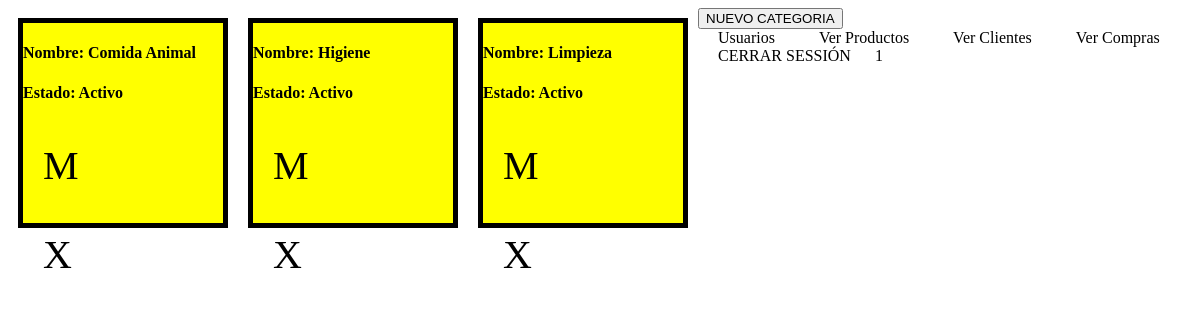
The page /admin/generos.php (signed in) on the database its author committed.
### tables this page shows
create table if not exists categoria(
	id_categoria int auto_increment primary key,
    nombre_generos varchar(50),
    is_active boolean not null
);

### includes/tabla_genero.php (the view)
<div class="usuario">
    <h4>Nombre: <?= $fila["nombre_generos"]?></h4>
    <h4>Estado: <?php if($fila["is_active"]==0){
        echo "NO activo";
    }else{
        echo "Activo";
    }
    ?></h4>
    <p class="x">
        <a href="modificarGeneros.php?id=<?= $fila["id_categoria"]?>&nombre=<?= $fila["nombre_generos"]?>">
        M
        </a>
    </p>
    <p class="x genero">
        <a  class="eliminar" href="#" onclick="validarRemove(id=<?= $fila['id_categoria']?>,0,<?= $fila['is_active']?>)">
        X
        </a>
    </p>
</div>

### admin/generos.php (shortened to what this page needs)
<!DOCTYPE html>
<html lang="en">
<head>
    <link rel="stylesheet" href="../css/stylos_generos.css">
</head>
<body>
    <?php
        require("db_conect.php");
        $sql = "select * from categoria";
        $result = $con->query($sql);
        if($result->num_rows > 0){
            while($fila = $result->fetch_assoc()){
                include("../includes/tabla_genero.php");
            }
        }else{
        }
        ?>
    <form action="modificarGeneros.php?id=-1&nombre= " method="post">
        <input type="submit" value="NUEVO CATEGORIA">
    </form>
    <?php
        if($_SESSION["is_admin"]){
            echo '<a href="usuarios.php">Usuarios</a>';
        }
    ?>
    <a href="productos.php">Ver Productos</a>
    <a href="clientes.php">Ver Clientes</a>
    <a href="compras.php">Ver Compras</a>
    <a href="validar.php?cerrar=0">CERRAR SESSIÓN</a>
    <?php if(isset($_SESSION["is_admin"])) {
        echo $_SESSION["is_admin"];
    }
    ?>
</body>
</html>

### css/stylos_generos.css (style rules this page uses)
.usuario { float: left; width: 200px; height: 200px; background-color: yellow; border: 5px solid black; margin-left: 10px; margin: 10px; }
.x { font-size: 40px; color: black; padding-bottom: 2px; }
a { text-decoration: none; color: black; margin: 20px; }

### rows shown on the page
categoria: nombre_generos "Comida Animal", is_active "Activo"
categoria: nombre_generos "Higiene", is_active "Activo"
categoria: nombre_generos "Limpieza", is_active "Activo"

### other values the page prints
$_SESSION["is_admin"] "1"
